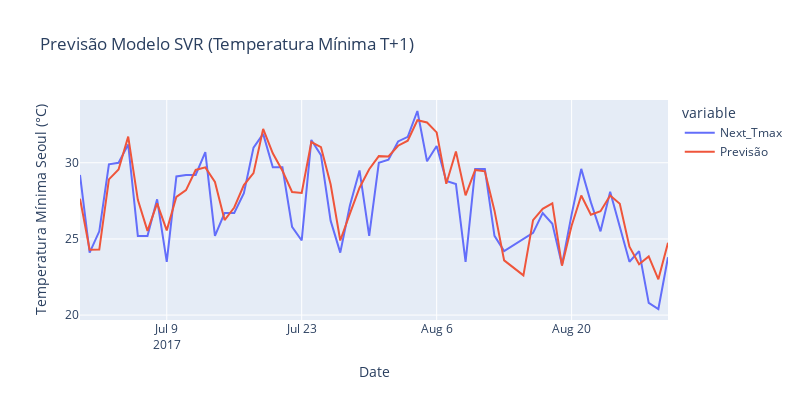

Source (notebook cell):
### Code cell
import plotly.express as px
fig = px.line(forecast_results, x='Date', y=['Next_Tmax', 'Previsão'], labels={
              'value': "Temperatura Mínima Seoul (°C)"}, title='Previsão Modelo SVR (Temperatura Mínima T+1)', width=800, height=400)
fig.show()
